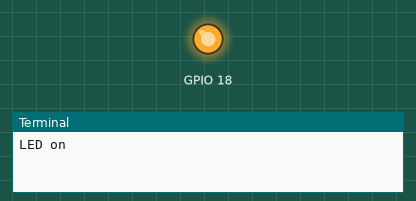
This program was run on a simulated Raspberry Pi (BCM pin numbers). Parts: output pins drawn as LEDs (lit = HIGH), the last lines printed to the terminal. At 3.0 s the program stops and its outputs stay as they are.

Above: at 0.1 s.
At 3.1 s:
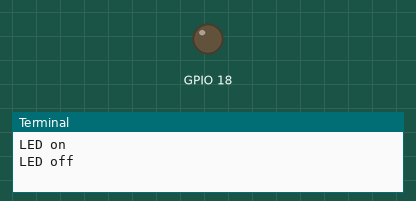
Timing chart, 0 to 4.5 s (numbered marks = the images above):
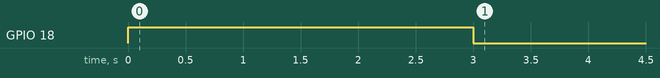

Measured:
- by itself, GPIO 18: LOW → HIGH at 0.00 s, → LOW 3.0 s later

The program:

LED.py
```python
import RPi.GPIO as GPIO
import time

GPIO.setmode(GPIO.BCM)
GPIO.setwarnings(False)
#init
GPIO.setup(18, GPIO.OUT)

print "LED on"

GPIO.output(18, GPIO.HIGH)
time.sleep(3)

print "LED off"

GPIO.output(18, GPIO.LOW)
```
